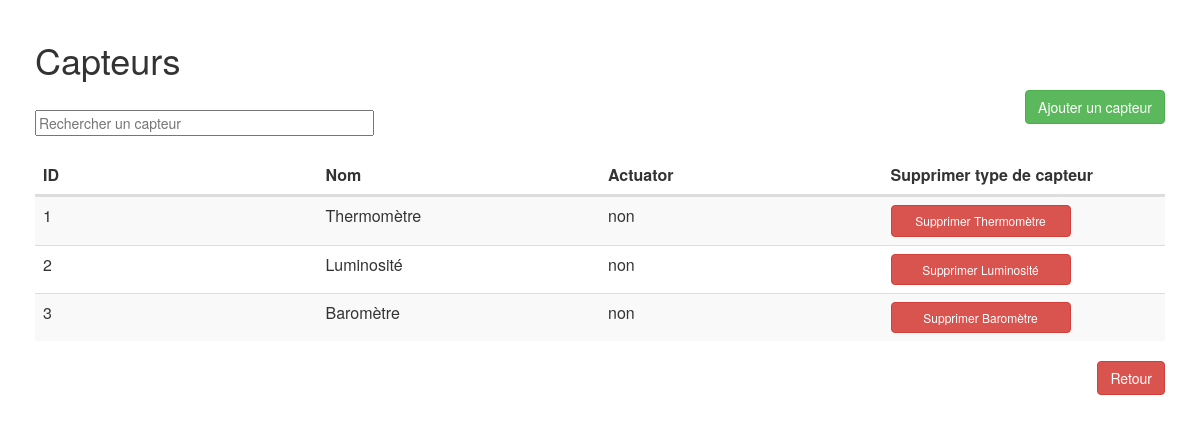
/Modele/Admin/createSensorType.php, run on the app's committed database.
### tables this page shows
CREATE TABLE IF NOT EXISTS `sensortype` (
  `ID` int(11) NOT NULL AUTO_INCREMENT,
  `Name` varchar(20) NOT NULL,
  `IsActuator` tinyint(4) NOT NULL,
  PRIMARY KEY (`ID`)
);

### Modele/Admin/createSensorType.php (called while the page is built, shortened)
<?php
       include("Vue/administration/typesCapteurs/typesCapteurs.php");
  ?>

### Modele/Admin/admin.php (the view, shortened to what this page needs)
<?php
    function getsensortype($db){
      $reponse = $db->query('SELECT * FROM sensortype');
      return $reponse;
    }
    function genTableSensor()
    {
      require("Modele/connexion.php");
      $Sensors = getsensortype($db)->fetchAll();
      $SensorsTypes = getsensortype($db)->fetchAll();
      for ($i = 0; $i<count($Sensors); $i++) {
        $ID = $Sensors[$i]['ID'];
        $Name = $Sensors[$i]['Name'];
        $Actuator = $SensorsTypes[$i]['IsActuator'];
        if($Actuator==1)
        {
          $Actuator = 'oui';
        }
        else {
          $Actuator = 'non';
        }
        echo (' <tr>
           <td>'.$ID.'</td>
           <td>'.$Name.'</td>
           <td>'.$Actuator.'</td>
           <td>
           <a id="suprSensorBtn" data-toggle="confirmation" data-singleton="true"
               href="index.php?cible=deleteSensorType&sensorTypeId='.$ID.'"
               class="btn btn-danger"
               data-title="Êtes-vous sûr ?"
               data-btn-ok-label="Oui"
               data-btn-cancel-label="Non"
               role="button" data-popout="true">
               Supprimer '.$Name.'
           </a></td>
           </tr>');
      }
    }
?>

### Vue/administration/typesCapteurs/typesCapteurs.css (style rules this page uses)
thead, tbody, tr, td, th { display: block; }
tr:after { content: ' '; display: block; visibility: hidden; clear: both; }
tbody td, thead th { width:25%; float: left; }
body { padding: 20px; }
#suprSensorBtn { font-size: 0.75em; width: 15em; }

### data on the page
sensortype: ID "1", Name "Thermomètre", IsActuator "non"
sensortype: ID "2", Name "Luminosité", IsActuator "non"
sensortype: ID "3", Name "Baromètre", IsActuator "non"
